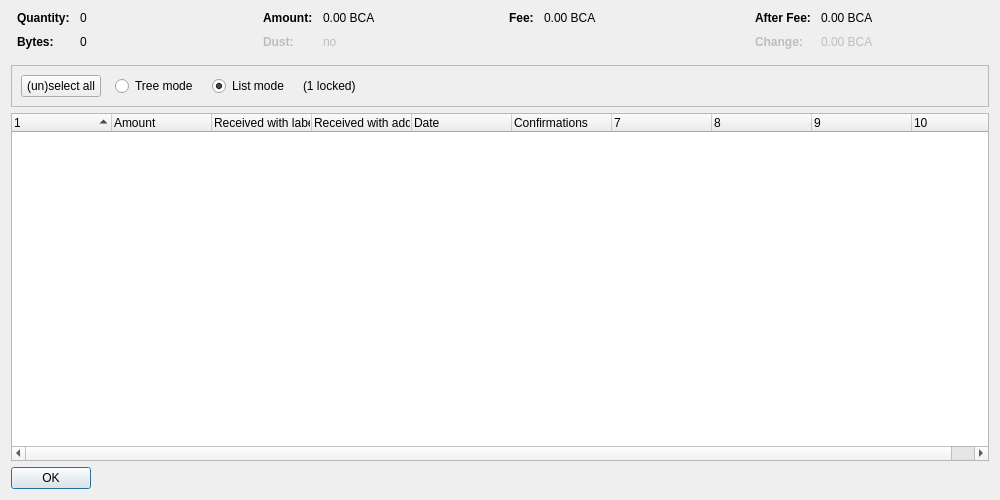
<?xml version="1.0" encoding="UTF-8"?>
<ui version="4.0">
 <class>CoinControlDialog</class>
 <widget class="QDialog" name="CoinControlDialog">
  <property name="geometry">
   <rect>
    <x>0</x>
    <y>0</y>
    <width>1000</width>
    <height>500</height>
   </rect>
  </property>
  <property name="windowTitle">
   <string>Coin Selection</string>
  </property>
  <layout class="QVBoxLayout" name="verticalLayout">
   <item>
    <layout class="QHBoxLayout" name="horizontalLayoutTop" stretch="0,0,0,0">
     <property name="topMargin">
      <number>0</number>
     </property>
     <property name="bottomMargin">
      <number>10</number>
     </property>
     <item>
      <layout class="QFormLayout" name="formLayoutCoinControl1">
       <property name="horizontalSpacing">
        <number>10</number>
       </property>
       <property name="verticalSpacing">
        <number>10</number>
       </property>
       <property name="leftMargin">
        <number>6</number>
       </property>
       <property name="rightMargin">
        <number>6</number>
       </property>
       <item row="0" column="0">
        <widget class="QLabel" name="labelCoinControlQuantityText">
         <property name="font">
          <font>
           <weight>75</weight>
           <bold>true</bold>
          </font>
         </property>
         <property name="text">
          <string>Quantity:</string>
         </property>
        </widget>
       </item>
       <item row="0" column="1">
        <widget class="QLabel" name="labelCoinControlQuantity">
         <property name="cursor">
          <cursorShape>IBeamCursor</cursorShape>
         </property>
         <property name="contextMenuPolicy">
          <enum>Qt::ActionsContextMenu</enum>
         </property>
         <property name="text">
          <string notr="true">0</string>
         </property>
         <property name="textInteractionFlags">
          <set>Qt::LinksAccessibleByMouse|Qt::TextSelectableByKeyboard|Qt::TextSelectableByMouse</set>
         </property>
        </widget>
       </item>
       <item row="1" column="0">
        <widget class="QLabel" name="labelCoinControlBytesText">
         <property name="font">
          <font>
           <weight>75</weight>
           <bold>true</bold>
          </font>
         </property>
         <property name="text">
          <string>Bytes:</string>
         </property>
        </widget>
       </item>
       <item row="1" column="1">
        <widget class="QLabel" name="labelCoinControlBytes">
         <property name="cursor">
          <cursorShape>IBeamCursor</cursorShape>
         </property>
         <property name="contextMenuPolicy">
          <enum>Qt::ActionsContextMenu</enum>
         </property>
         <property name="text">
          <string notr="true">0</string>
         </property>
         <property name="textInteractionFlags">
          <set>Qt::LinksAccessibleByMouse|Qt::TextSelectableByKeyboard|Qt::TextSelectableByMouse</set>
         </property>
        </widget>
       </item>
      </layout>
     </item>
     <item>
      <layout class="QFormLayout" name="formLayoutCoinControl2">
       <property name="horizontalSpacing">
        <number>10</number>
       </property>
       <property name="verticalSpacing">
        <number>10</number>
       </property>
       <property name="leftMargin">
        <number>6</number>
       </property>
       <property name="rightMargin">
        <number>6</number>
       </property>
       <item row="0" column="0">
        <widget class="QLabel" name="labelCoinControlAmountText">
         <property name="font">
          <font>
           <weight>75</weight>
           <bold>true</bold>
          </font>
         </property>
         <property name="text">
          <string>Amount:</string>
         </property>
        </widget>
       </item>
       <item row="0" column="1">
        <widget class="QLabel" name="labelCoinControlAmount">
         <property name="cursor">
          <cursorShape>IBeamCursor</cursorShape>
         </property>
         <property name="contextMenuPolicy">
          <enum>Qt::ActionsContextMenu</enum>
         </property>
         <property name="text">
          <string notr="true">0.00 BCA</string>
         </property>
         <property name="textInteractionFlags">
          <set>Qt::LinksAccessibleByMouse|Qt::TextSelectableByKeyboard|Qt::TextSelectableByMouse</set>
         </property>
        </widget>
       </item>
       <item row="1" column="0">
        <widget class="QLabel" name="labelCoinControlLowOutputText">
         <property name="enabled">
          <bool>false</bool>
         </property>
         <property name="font">
          <font>
           <weight>75</weight>
           <bold>true</bold>
          </font>
         </property>
         <property name="text">
          <string>Dust:</string>
         </property>
        </widget>
       </item>
       <item row="1" column="1">
        <widget class="QLabel" name="labelCoinControlLowOutput">
         <property name="enabled">
          <bool>false</bool>
         </property>
         <property name="cursor">
          <cursorShape>IBeamCursor</cursorShape>
         </property>
         <property name="contextMenuPolicy">
          <enum>Qt::ActionsContextMenu</enum>
         </property>
         <property name="text">
          <string notr="true">no</string>
         </property>
         <property name="textInteractionFlags">
          <set>Qt::LinksAccessibleByMouse|Qt::TextSelectableByKeyboard|Qt::TextSelectableByMouse</set>
         </property>
        </widget>
       </item>
      </layout>
     </item>
     <item>
      <layout class="QFormLayout" name="formLayoutCoinControl3">
       <property name="horizontalSpacing">
        <number>10</number>
       </property>
       <property name="verticalSpacing">
        <number>10</number>
       </property>
       <property name="leftMargin">
        <number>6</number>
       </property>
       <property name="rightMargin">
        <number>6</number>
       </property>
       <item row="0" column="0">
        <widget class="QLabel" name="labelCoinControlFeeText">
         <property name="font">
          <font>
           <weight>75</weight>
           <bold>true</bold>
          </font>
         </property>
         <property name="text">
          <string>Fee:</string>
         </property>
        </widget>
       </item>
       <item row="0" column="1">
        <widget class="QLabel" name="labelCoinControlFee">
         <property name="cursor">
          <cursorShape>IBeamCursor</cursorShape>
         </property>
         <property name="contextMenuPolicy">
          <enum>Qt::ActionsContextMenu</enum>
         </property>
         <property name="text">
          <string notr="true">0.00 BCA</string>
         </property>
         <property name="textInteractionFlags">
          <set>Qt::LinksAccessibleByMouse|Qt::TextSelectableByKeyboard|Qt::TextSelectableByMouse</set>
         </property>
        </widget>
       </item>
      </layout>
     </item>
     <item>
      <layout class="QFormLayout" name="formLayoutCoinControl4">
       <property name="horizontalSpacing">
        <number>10</number>
       </property>
       <property name="verticalSpacing">
        <number>10</number>
       </property>
       <property name="leftMargin">
        <number>6</number>
       </property>
       <property name="rightMargin">
        <number>6</number>
       </property>
       <item row="0" column="0">
        <widget class="QLabel" name="labelCoinControlAfterFeeText">
         <property name="font">
          <font>
           <weight>75</weight>
           <bold>true</bold>
          </font>
         </property>
         <property name="text">
          <string>After Fee:</string>
         </property>
        </widget>
       </item>
       <item row="0" column="1">
        <widget class="QLabel" name="labelCoinControlAfterFee">
         <property name="cursor">
          <cursorShape>IBeamCursor</cursorShape>
         </property>
         <property name="contextMenuPolicy">
          <enum>Qt::ActionsContextMenu</enum>
         </property>
         <property name="text">
          <string notr="true">0.00 BCA</string>
         </property>
         <property name="textInteractionFlags">
          <set>Qt::LinksAccessibleByMouse|Qt::TextSelectableByKeyboard|Qt::TextSelectableByMouse</set>
         </property>
        </widget>
       </item>
       <item row="1" column="0">
        <widget class="QLabel" name="labelCoinControlChangeText">
         <property name="enabled">
          <bool>false</bool>
         </property>
         <property name="font">
          <font>
           <weight>75</weight>
           <bold>true</bold>
          </font>
         </property>
         <property name="text">
          <string>Change:</string>
         </property>
        </widget>
       </item>
       <item row="1" column="1">
        <widget class="QLabel" name="labelCoinControlChange">
         <property name="enabled">
          <bool>false</bool>
         </property>
         <property name="cursor">
          <cursorShape>IBeamCursor</cursorShape>
         </property>
         <property name="contextMenuPolicy">
          <enum>Qt::ActionsContextMenu</enum>
         </property>
         <property name="text">
          <string notr="true">0.00 BCA</string>
         </property>
         <property name="textInteractionFlags">
          <set>Qt::LinksAccessibleByMouse|Qt::TextSelectableByKeyboard|Qt::TextSelectableByMouse</set>
         </property>
        </widget>
       </item>
      </layout>
     </item>
    </layout>
   </item>
   <item>
    <widget class="QFrame" name="frame">
     <property name="minimumSize">
      <size>
       <width>0</width>
       <height>40</height>
      </size>
     </property>
     <property name="frameShape">
      <enum>QFrame::StyledPanel</enum>
     </property>
     <property name="frameShadow">
      <enum>QFrame::Sunken</enum>
     </property>
     <layout class="QHBoxLayout" name="horizontalLayout">
      <item>
       <layout class="QHBoxLayout" name="horizontalLayoutPanel" stretch="0,0,0,0,0">
        <property name="spacing">
         <number>14</number>
        </property>
        <item>
         <widget class="QPushButton" name="pushButtonSelectAll">
          <property name="sizePolicy">
           <sizepolicy hsizetype="Maximum" vsizetype="Fixed">
            <horstretch>0</horstretch>
            <verstretch>0</verstretch>
           </sizepolicy>
          </property>
          <property name="text">
           <string>(un)select all</string>
          </property>
          <property name="autoDefault">
           <bool>false</bool>
          </property>
         </widget>
        </item>
        <item>
         <widget class="QRadioButton" name="radioTreeMode">
          <property name="sizePolicy">
           <sizepolicy hsizetype="Maximum" vsizetype="Fixed">
            <horstretch>0</horstretch>
            <verstretch>0</verstretch>
           </sizepolicy>
          </property>
          <property name="text">
           <string>Tree mode</string>
          </property>
         </widget>
        </item>
        <item>
         <widget class="QRadioButton" name="radioListMode">
          <property name="sizePolicy">
           <sizepolicy hsizetype="Maximum" vsizetype="Fixed">
            <horstretch>0</horstretch>
            <verstretch>0</verstretch>
           </sizepolicy>
          </property>
          <property name="text">
           <string>List mode</string>
          </property>
          <property name="checked">
           <bool>true</bool>
          </property>
         </widget>
        </item>
        <item>
         <widget class="QLabel" name="labelLocked">
          <property name="text">
           <string notr="true">(1 locked)</string>
          </property>
         </widget>
        </item>
        <item>
         <spacer name="horizontalSpacer">
          <property name="orientation">
           <enum>Qt::Horizontal</enum>
          </property>
          <property name="sizeHint" stdset="0">
           <size>
            <width>40</width>
            <height>20</height>
           </size>
          </property>
         </spacer>
        </item>
       </layout>
      </item>
     </layout>
    </widget>
   </item>
   <item>
    <widget class="CoinControlTreeWidget" name="treeWidget">
     <property name="contextMenuPolicy">
      <enum>Qt::CustomContextMenu</enum>
     </property>
     <property name="sortingEnabled">
      <bool>false</bool>
     </property>
     <property name="columnCount">
      <number>10</number>
     </property>
     <attribute name="headerShowSortIndicator" stdset="0">
      <bool>true</bool>
     </attribute>
     <attribute name="headerStretchLastSection">
      <bool>false</bool>
     </attribute>
     <column>
      <property name="text">
       <string/>
      </property>
     </column>
     <column>
      <property name="text">
       <string>Amount</string>
      </property>
     </column>
     <column>
      <property name="text">
       <string>Received with label</string>
      </property>
     </column>
     <column>
      <property name="text">
       <string>Received with address</string>
      </property>
     </column>
     <column>
      <property name="text">
       <string>Date</string>
      </property>
     </column>
     <column>
      <property name="text">
       <string>Confirmations</string>
      </property>
      <property name="toolTip">
       <string>Confirmed</string>
      </property>
     </column>
     <column>
      <property name="text">
       <string/>
      </property>
     </column>
     <column>
      <property name="text">
       <string/>
      </property>
     </column>
     <column>
      <property name="text">
       <string/>
      </property>
     </column>
     <column>
      <property name="text">
       <string/>
      </property>
     </column>
    </widget>
   </item>
   <item>
    <widget class="QDialogButtonBox" name="buttonBox">
     <property name="sizePolicy">
      <sizepolicy hsizetype="Maximum" vsizetype="Fixed">
       <horstretch>0</horstretch>
       <verstretch>0</verstretch>
      </sizepolicy>
     </property>
     <property name="orientation">
      <enum>Qt::Horizontal</enum>
     </property>
     <property name="standardButtons">
      <set>QDialogButtonBox::Ok</set>
     </property>
    </widget>
   </item>
  </layout>
 </widget>
 <customwidgets>
  <customwidget>
   <class>CoinControlTreeWidget</class>
   <extends>QTreeWidget</extends>
   <header>coincontroltreewidget.h</header>
  </customwidget>
 </customwidgets>
 <resources/>
 <connections/>
</ui>
